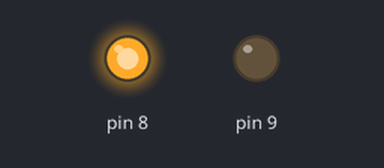
This sketch was run on a simulated Arduino Uno, built with avr-gcc and run on an emulated ATmega328P. Parts: output pins drawn as LEDs (lit = HIGH).

Above: at 2.0 s.
At 4.5 s:
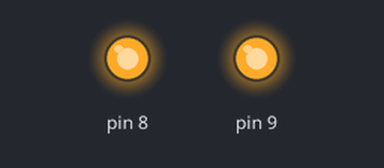
At 7.0 s:
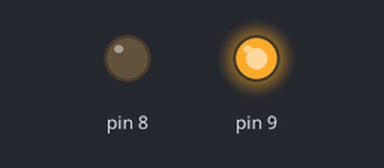
Timing chart, 0 to 13.0 s (numbered marks = the images above):
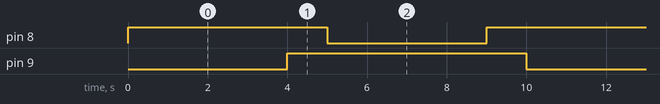

The sketch:

Arduino_codes_-_DC_Motor_with_2_relays.ino
```cpp
//Relay 1 is connected to pin 8 and makes clockwise movement
//Relay 2 is connected to pin 9 and makes counterclockwise movement
void setup() {

pinMode(8, OUTPUT);
pinMode(9, OUTPUT);

}

void loop() {

//The Motor will move in Clockwise direction for 4 seconds
digitalWrite(8 ,HIGH);
digitalWrite ( 9 , LOW);
delay (4000);

//The Motor will stop for 1 seconds
digitalWrite(8 ,HIGH);
digitalWrite ( 9 ,HIGH);
delay (1000);

//The Motor will move in Counterclockwise direction for 4 seconds
digitalWrite ( 8 ,LOW);
digitalWrite ( 9 , HIGH);
delay (4000);

//The Motor will stop for 1 seconds
digitalWrite(8 ,HIGH);
digitalWrite ( 9 , HIGH);
delay (1000);
}
```

Measured:
- by itself, pin 8: repeats every 10.0 s: LOW 4.0 s, HIGH 6.0 s
- by itself, pin 9: alternates HIGH for 6.0 s and LOW for 4.0 s
- by itself, everything shown: repeats every 10.0 s, in 4 steps
